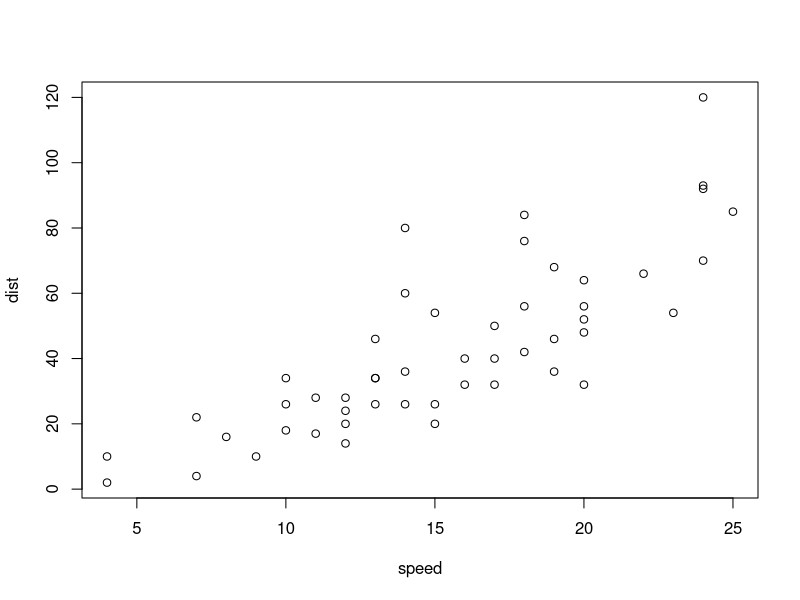
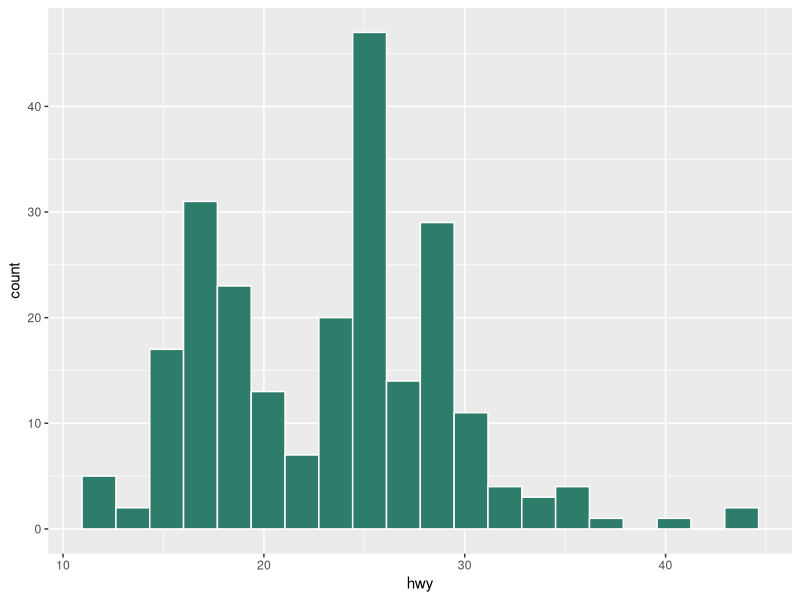

The R source for these figures, in order:
## ---- chunk 1
plot(cars)
## ---- chunk 2
#| label: fig-mpg
#| fig-cap: "Distribution of highway mileage in mtcars"
#| fig-alt: "A histogram of the hwy column of the mpg dataset"
library(ggplot2)
ggplot2::mpg |>
  ggplot(aes(hwy)) +
  geom_histogram(bins = 20, fill = "#2E7D6B", color = "white")
